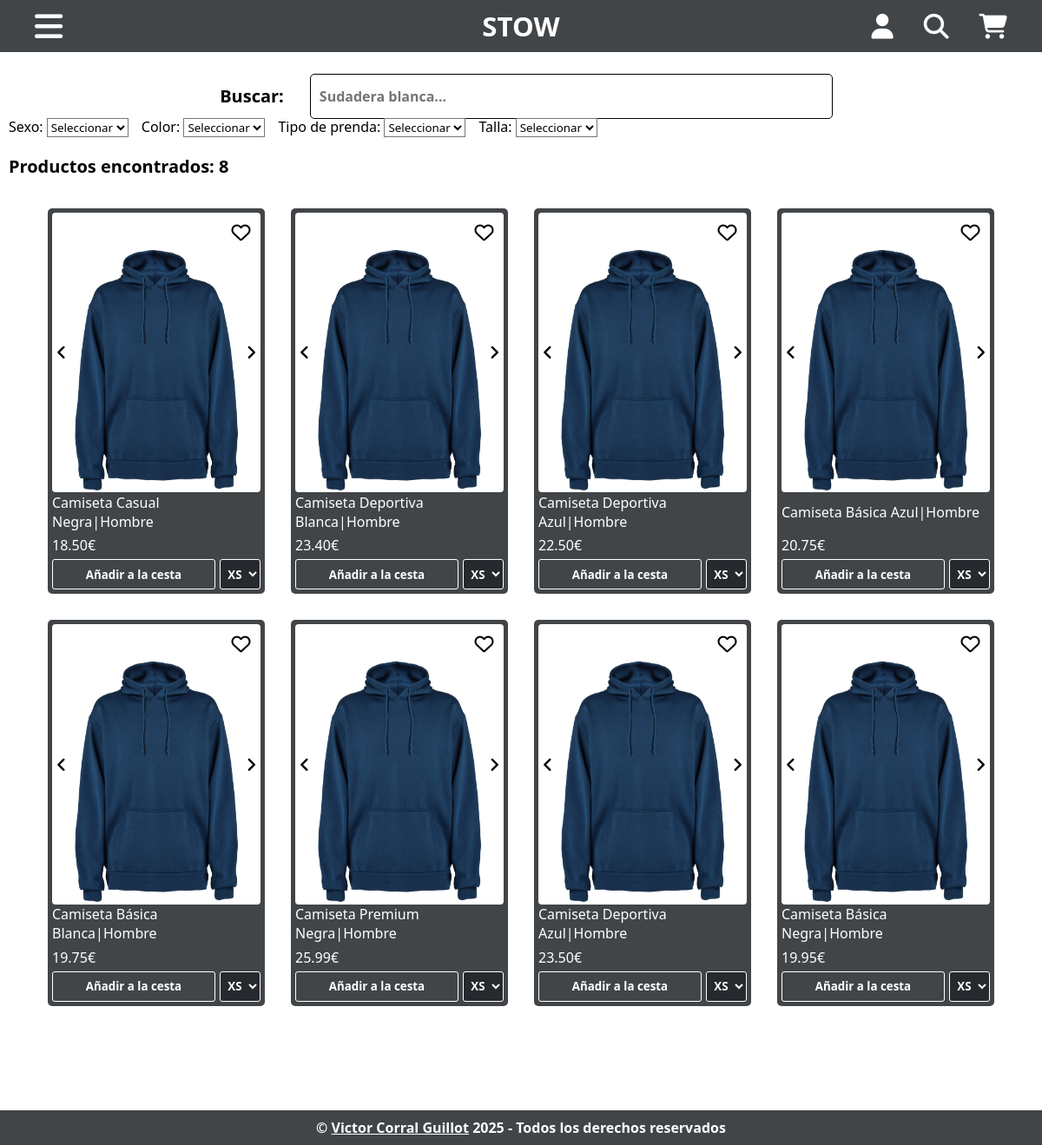
Screenshot of /productos?sexo=hombre&tipo=camiseta with the database file from the repository.
### tables this page shows
CREATE TABLE Productos (
    ID VARCHAR(10) PRIMARY KEY,
    Nombre VARCHAR(255),
    Sexo VARCHAR(10),
    Color VARCHAR(25),
    ClaseProducto VARCHAR(20),
    Stock VARCHAR(255),
    Precio DECIMAL(10, 2),
    Imagenes TEXT
);

### productos.php (the view, shortened to what this page needs)
<?php
include_once("./partials/header.php");
if (!empty($_GET['tipo'])) {
    $statement = $conne->prepare("SELECT * FROM productos WHERE LOWER(Sexo) = LOWER(:sexo) AND LOWER(ClaseProducto) = LOWER(:tipo)");
    $statement->bindParam(":sexo", $_GET["sexo"]);
    $statement->bindParam(":tipo", $_GET["tipo"]);
    $statement->execute();
    $productos = $statement->fetchAll(PDO::FETCH_ASSOC);
} else if (!empty($_GET['sexo'])) {
    $statement = $conne->prepare("SELECT * FROM productos WHERE Sexo = :sexo");
    $statement->bindParam(":sexo", $_GET["sexo"]);
    $statement->execute();
    $productos = $statement->fetchAll(PDO::FETCH_ASSOC);
} else if (!empty($_GET['search'])) {
    $response = file_get_contents("http://localhost/search.php?search=" . urlencode($_GET['search']));
    $productos = json_decode($response, true);
} else {
    $statement = $conne->prepare("SELECT * FROM productos");
    $statement->execute();
    $productos = $statement->fetchAll(PDO::FETCH_ASSOC);
}
?>
<link rel="stylesheet" href="./css/productos.css">
<main>
    <div class="barra-busqueda">
        <p>Buscar: </p>
        <form action="./productos">
            <input type="text" name="search" placeholder="Sudadera blanca...">
        </form>
    </div>
    <div id="filtros">
        <form action="./productos">
            <div class="filtro">
                <label for="sexo">Sexo: </label>
                <select name="sexo" id="sexo">
                    <option>Seleccionar</option>
                </select>
            </div>
            <div class="filtro">
                <label for="color">Color: </label>
                <select name="color" id="color">
                    <option>Seleccionar</option>
                </select>
            </div>
            <div class="filtro">
                <label for="tipo">Tipo de prenda: </label>
                <select name="tipo" id="tipo">
                    <option>Seleccionar</option>
                </select>
            </div>
            <div class="filtro">
                <label for="talla">Talla: </label>
                <select name="talla" id="talla">
                    <option>Seleccionar</option>
                </select>
            </div>
        </form>
    </div>
    <p class="productos-encontrados">Productos encontrados: <?= count($productos) ?></p>
    <div class="productos">
        <?php
        foreach ($productos as $producto) { ?>
            <div class="producto" data-id="<?= $producto['ID'] ?>">
                <span class="fa-layers fa-fw">
                    <i class="fa-regular fa-heart"></i>
                </span>
                <div class="imagenes">
                    <i class="fa-solid fa-angle-right"></i>
                    <div class="carrousel">
                        <?php
                        $imagenes = explode(",", $producto['Imagenes']);
                        foreach ($imagenes as $imagen) { ?>
                            <img src="./img/<?= trim($imagen) ?>">
                        <?php }
                        ?>
                    </div>
                    <i class="fa-solid fa-angle-left"></i>
                </div>
                <div class="info-producto">
                    <p class="nombre"><?= $producto["Nombre"] . "|" . $producto["Sexo"] ?></p>
                    <p class="precio"><?= $producto["Precio"] ?>€</p>
                    <div class="comprar">
                        <button class="anadirCesta">Añadir a la cesta</button>
                        <select class="tallaProducto" name="talla">
                            <?php
                            $tallas = explode(",", $producto['Stock']);
                            foreach ($tallas as $talla) {
                                $partes = explode(":", $talla); ?>
                                <option data-stock="<?= $partes[1] ?>" class="notranslate" value="<?= $partes[0] ?>" <?= $partes[1] == 0 ? "disabled" : "" ?>><?= trim($partes[0]) ?></option>
                            <?php  }
                            ?>
                        </select>
                    </div>
                </div>
            </div>
        <?php }
        ?>
    </div>
</main>
<?php include_once
    ("./partials/footer.php");
?>

### rows the page displays
productos: Nombre "Camiseta Casual Negra", Sexo "Hombre", Precio "18.50", talla "XS"
productos: Nombre "Camiseta Deportiva Blanca", Sexo "Hombre", Precio "23.40", talla "XS"
productos: Nombre "Camiseta Deportiva Azul", Sexo "Hombre", Precio "22.50", talla "XS"
productos: Nombre "Camiseta Básica Azul", Sexo "Hombre", Precio "20.75", talla "XS"
productos: Nombre "Camiseta Básica Blanca", Sexo "Hombre", Precio "19.75", talla "XS"
productos: Nombre "Camiseta Premium Negra", Sexo "Hombre", Precio "25.99", talla "XS"
productos: Nombre "Camiseta Deportiva Azul", Sexo "Hombre", Precio "23.50", talla "XS"
productos: Nombre "Camiseta Básica Negra", Sexo "Hombre", Precio "19.95", talla "XS"

### other values shown
count($productos) "8"
